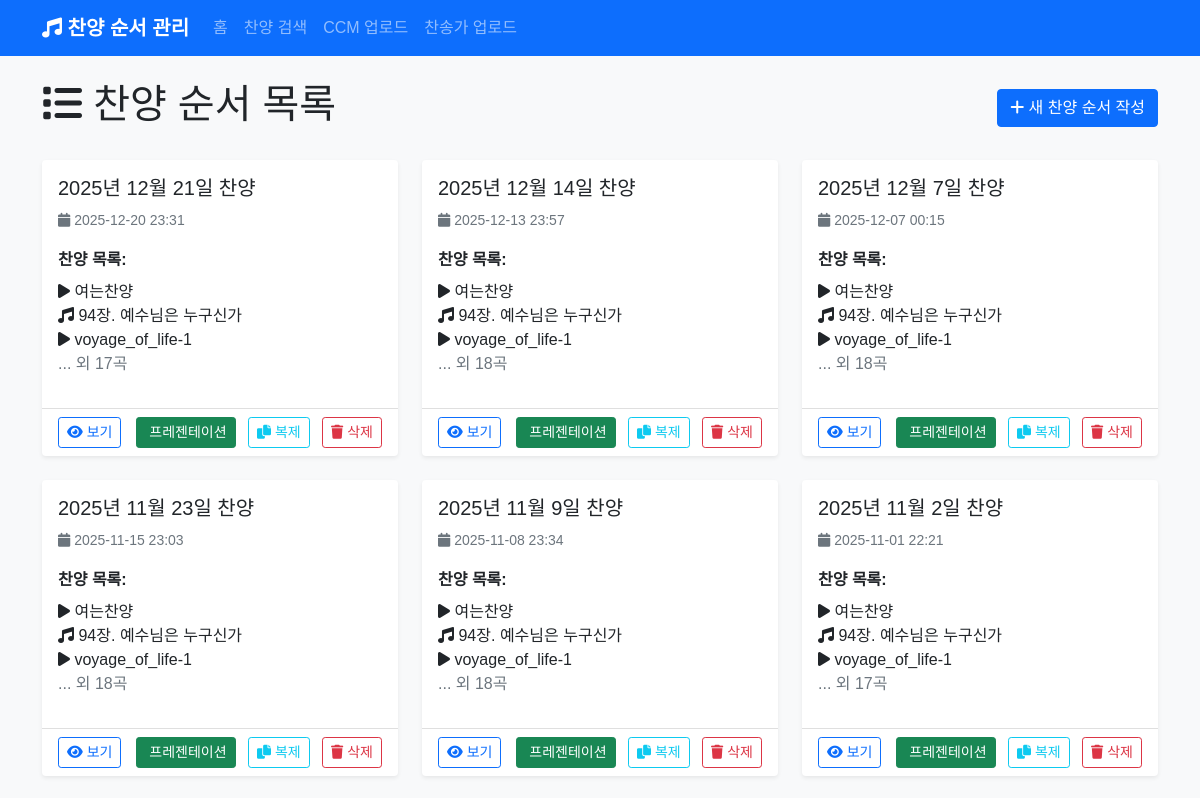
Before: / (upper part) with the older database file.
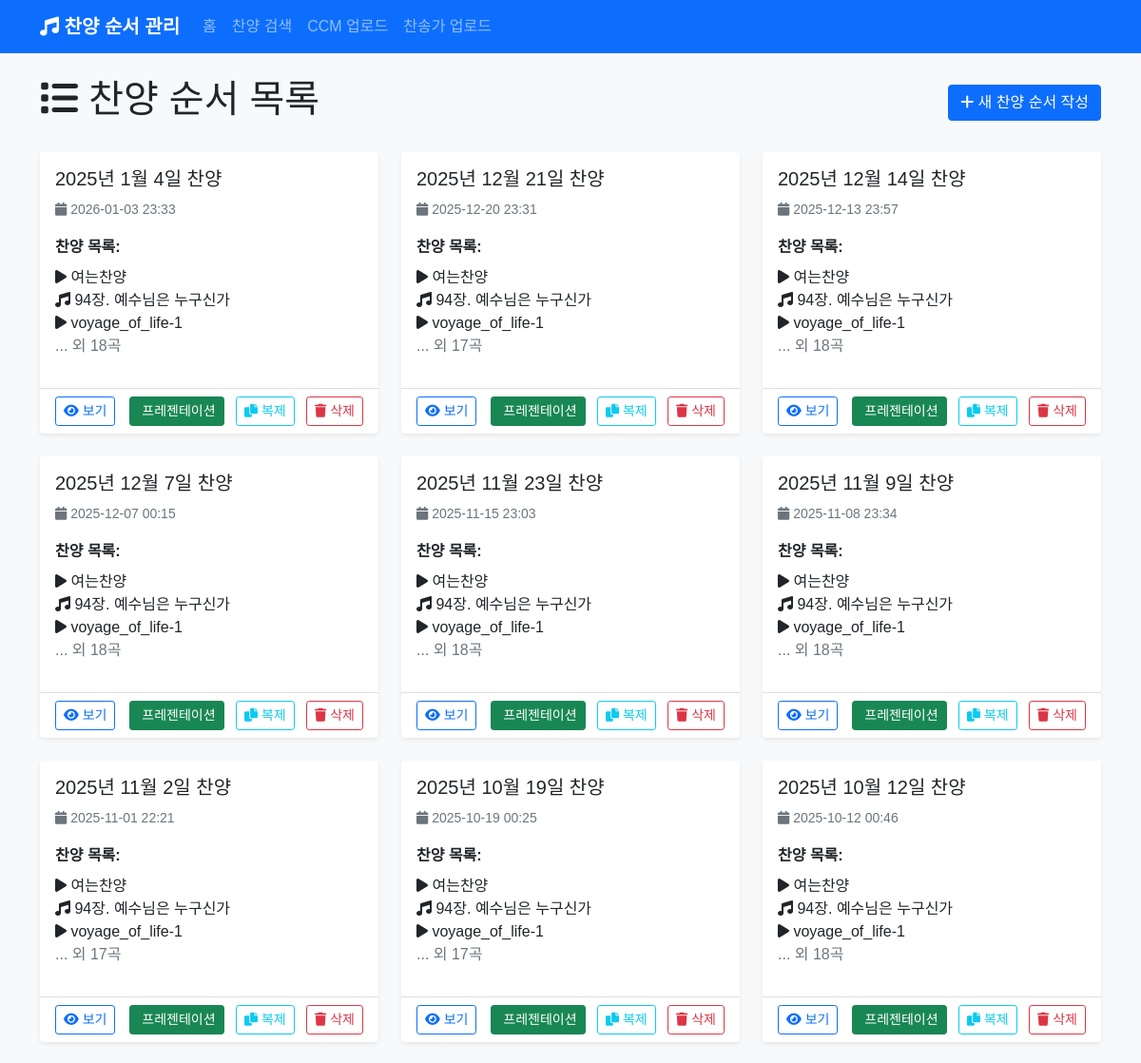
After: the same page with the newer database file.
### app.py (models this page shows)
class PraisePost(db.Model):
    id = db.Column(db.Integer, primary_key=True)
    title = db.Column(db.String(200), nullable=False)
    content = db.Column(db.Text, nullable=False)
    created_at = db.Column(db.DateTime, default=datetime.utcnow)
    songs = db.relationship('Song', backref='praise_post', lazy=True, cascade='all, delete-orphan')
    background_image = db.Column(db.String(500))  # 전체 배경 이미지
    parallax_image = db.Column(db.String(500))  # 패럴랙스 배경 이미지

class Song(db.Model):
    id = db.Column(db.Integer, primary_key=True)
    title = db.Column(db.String(200), nullable=False)
    song_type = db.Column(db.String(50), nullable=False)  # 'hymn', 'ccm', 'section', 'media'
    hymn_number = db.Column(db.String(10))  # 찬송가 번호
    lyrics = db.Column(db.Text)  # 가사
    order = db.Column(db.Integer, nullable=False)
    praise_post_id = db.Column(db.Integer, db.ForeignKey('praise_post.id'), nullable=False)
    section_title = db.Column(db.String(200))  # 섹션 제목 (예: 찬양순서1)
    media_type = db.Column(db.String(50))  # 'image', 'video'
    media_url = db.Column(db.String(500))  # 미디어 파일 경로
    background_image = db.Column(db.String(500))  # 배경 이미지

### app.py (the view)
@app.route('/')
def index():
    posts = PraisePost.query.order_by(PraisePost.created_at.desc()).all()
    return render_template('index.html', posts=posts)

### templates/index.html (shortened to what this page needs)
{% extends "base.html" %}
{% block content %}
<div class="row">
    <div class="col-12">
        <div class="d-flex justify-content-between align-items-center mb-4">
            <h1><i class="fas fa-list"></i> 찬양 순서 목록</h1>
            <a href="{{ url_for('new_post') }}" class="btn btn-primary">
                <i class="fas fa-plus"></i> 새 찬양 순서 작성
            </a>
        </div>
    </div>
</div>
{% if posts %}
<div class="row">
    {% for post in posts %}
    <div class="col-md-6 col-lg-4 mb-4">
        <div class="card h-100 shadow-sm">
            <div class="card-body">
                <h5 class="card-title">{{ post.title }}</h5>
                <p class="card-text text-muted">
                    <small>
                        <i class="fas fa-calendar"></i> {{ post.created_at.strftime('%Y-%m-%d %H:%M') }}
                    </small>
                </p>
                <div class="mb-3">
                    <strong>찬양 목록:</strong>
                    <ul class="list-unstyled mt-2">
                        {% for song in post.songs[:3] %}
                        <li>
                            <i class="fas fa-{{ 'music' if song.song_type == 'hymn' else 'play' }}"></i>
                            {% if song.song_type == 'hymn' %}
                                {{ song.hymn_number }}장. {{ song.title }}
                            {% else %}
                                {{ song.title }}
                            {% endif %}
                        </li>
                        {% endfor %}
                        {% if post.songs|length > 3 %}
                        <li class="text-muted">... 외 {{ post.songs|length - 3 }}곡</li>
                        {% endif %}
                    </ul>
                </div>
            </div>
            <div class="card-footer bg-transparent">
                <div class="d-flex justify-content-between align-items-center">
                    <div>
                        <a href="{{ url_for('view_post', post_id=post.id) }}" class="btn btn-outline-primary btn-sm">
                            <i class="fas fa-eye"></i> 보기
                        </a>
                    </div>
                    <div>
                        <a href="{{ url_for('presentation', post_id=post.id) }}" class="btn btn-success btn-sm me-2" target="_blank">
                             프레젠테이션
                        </a>
                        <button type="button" class="btn btn-outline-info btn-sm me-2" onclick="duplicatePost({{ post.id }}, '{{ post.title }}')" title="복제하기">
                            <i class="fas fa-copy"></i> 복제
                        </button>
                        <button type="button" class="btn btn-outline-danger btn-sm" onclick="confirmDelete({{ post.id }}, '{{ post.title }}')">
                            <i class="fas fa-trash"></i> 삭제
                        </button>
                    </div>
                </div>
            </div>
        </div>
    </div>
    {% endfor %}
</div>
{% endif %}
{% endblock %}

Changed rows visible on the page:
added PraisePost: title "2025년 1월 4일 찬양", created_at "2026-01-03 23:33", songs|length "18"
added Song: title "여는찬양", shown under "2025년 1월 4일 찬양"
added Song: hymn_number "94", title "예수님은 누구신가", shown under "2025년 1월 4일 찬양"
added Song: title "voyage_of_life-1", shown under "2025년 1월 4일 찬양"
now on this page (row unchanged): PraisePost: title "2025년 10월 19일 찬양", created_at "2025-10-19 00:25", songs|length "17"
now on this page (row unchanged): Song: title "여는찬양", shown under "2025년 10월 19일 찬양"
now on this page (row unchanged): Song: hymn_number "94", title "예수님은 누구신가", shown under "2025년 10월 19일 찬양"
now on this page (row unchanged): Song: title "voyage_of_life-1", shown under "2025년 10월 19일 찬양"
now on this page (row unchanged): PraisePost: title "2025년 10월 12일 찬양", created_at "2025-10-12 00:46", songs|length "18"
now on this page (row unchanged): Song: title "여는찬양", shown under "2025년 10월 12일 찬양"
now on this page (row unchanged): Song: hymn_number "94", title "예수님은 누구신가", shown under "2025년 10월 12일 찬양"
now on this page (row unchanged): Song: title "voyage_of_life-1", shown under "2025년 10월 12일 찬양"
